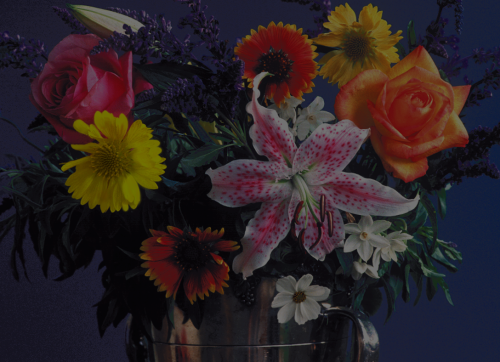
#> input picture Prácticas/Practica06/imagenes/flowers2.bmp, 500 x 362 px
$ python Main.py
#> lines starting #> are read from the running program, lines starting #| are printed output that depends on the picture; after the words box and inside, x2 and y2 are one past the last pixel; in counts of white or black regions, pixels touching at a corner belong together
### Prácticas/Practica06/src/Ejercicios.py
"""
Práctica 6: Representación del color.
Autor: Hermes Alberto Delgado Díaz
319258613

Dependencias:
    - numpy
    - matplotlib.pyplot
    - skimage.io
"""

import numpy as np
import matplotlib.pyplot as plt
from skimage import io

# =====================================
# FUNCIONES AUXILIARES
# =====================================

def cargarImagen(ruta_imagen: str) -> np.ndarray:
    """
    Carga una imagen ingresando su ruta.

    Args:
        ruta_imagen (str): Ruta de la imagen

    Returns:
        np.ndarray: Imagen localizada
    """
    print("Cargando imagen...")
    imagen = io.imread(ruta_imagen)
    print(f"Imagen cargada. Shape: {imagen.shape}, Dtype: {imagen.dtype}")
    return imagen

def normalizar(imagen: np.ndarray) -> np.ndarray:
    """
    Normaliza una imagen con valores de intensidad entre [0,1]

    Args:
        imagen (np.ndarray): Imagen a normalizar

    Returns:
        np.ndarray: Imagen normalizada con rango [0,1]
    """
    return imagen.astype(np.float64) / 255.0

def desnormalizar(imagen: np.ndarray) -> np.ndarray:
    """
    Desnormaliza una imagen con valores de intensidad de [0,1] a [0,255]

    Args:
        imagen (np.ndarray): Imagen a desnormalizar

    Returns:
        np.ndarray: Imagen con rango de intensidad entre [0,255]
    """

    return np.clip(imagen * 255, 0, 255).astype(np.uint8)

def histograma(imagen: np.ndarray) -> np.ndarray:
    """
    Calcula el histograma de una imagen en escala de grises.

    El histograma representa la distribución de frecuencias de los niveles
    de intensidad (0-255) presentes en la imagen.

    Args:
        imagen (np.ndarray): Imagen en escala de grises como array de NumPy.
                            Puede ser de cualquier tipo numérico.

    Returns:
        dict: Diccionario donde las claves son niveles de intensidad (0-255)
              y los valores son la frecuencia (cantidad de píxeles) de cada nivel.
    """
    imagen256 = imagen.astype(np.uint8)
    histograma_dict = {i: 0 for i in range(256)}
    y, x = imagen.shape
    for j in range(0, y):
        for i in range(0, x):
            histograma_dict[imagen256[j][i]] += 1
    return histograma_dict


def ecualizar_histograma(imagen: np.ndarray) -> np.ndarray:
    """
    Ecualiza el histograma de una imagen para mejorar el contraste.

    La ecualización redistribuye las intensidades para que el histograma
    sea aproximadamente uniforme, utilizando la función de distribución
    acumulativa (CDF) como función de transformación.

    Proceso:
    1. Calcular histograma normalizado (probabilidades)
    2. Calcular CDF (suma acumulativa de probabilidades)
    3. Escalar CDF al rango [0, 255]
    4. Mapear cada píxel usando CDF como tabla de lookup

    Args:
        imagen (np.ndarray): Imagen en escala de grises.

    Returns:
        np.ndarray: Imagen con histograma ecualizado (uint8).
    """
    es_normalizada = imagen.dtype in [np.float32, np.float64] and imagen.max() <= 1.0

    if es_normalizada:
        imagen_uint8 = (imagen * 255).astype(np.uint8)
    else:
        imagen_uint8 = imagen.astype(np.uint8)

    y, x = imagen_uint8.shape
    total_pixeles = y * x

    hist_dict = histograma(imagen_uint8)
    histo = np.array([hist_dict[i] for i in range(256)])

    probabilidad = histo / total_pixeles

    cdf = np.cumsum(probabilidad)

    cdf_escalado = (cdf * 255).astype(np.uint8)

    imagen_ecualizada = cdf_escalado[imagen_uint8]

    if es_normalizada:
        return imagen_ecualizada.astype(np.float64) / 255.0
    else:
        return imagen_ecualizada

# =====================================
# FUNCION RGB a HSI
# =====================================

def rgb_a_hsi(imagen: np.ndarray) -> tuple:
    """
    Convierte una imagen RGB al espacio de color HSI (Hue, Saturation, Intensity).

    Args:
        imagen (np.ndarray): Imagen RGB con valores en rango [0, 255] o [0, 1].
                            Shape esperado: (altura, ancho, 3)

    Returns:
        tuple: Tupla con tres arrays de NumPy (H, S, I):
            - H (np.ndarray): Componente de matiz en grados [0, 360°]
            - S (np.ndarray): Componente de saturación normalizada [0, 1]
            - I (np.ndarray): Componente de intensidad normalizada [0, 1]
    """
    img_norm = normalizar(imagen)

    #Extracción de canales R, G, B
    r = img_norm[:,:,0]
    g = img_norm[:,:,1]
    b = img_norm[:,:,2]

    num = 0.5 * ((r-g)+(r-b))
    dem = np.sqrt((r-g)**2 + (r-b)*(g-b))
    dem[dem == 0] = 1e-10

    theta = np.arccos(np.clip(num/dem,-1, 1))
    theta_grados = np.degrees(theta)

    H = np.where(b <= g, theta_grados, 360-theta_grados)

    #Componente S

    min_rgb = np.minimum(np.minimum(r,g),b)
    suma_rgb = r + g + b
    suma_rgb[suma_rgb == 0] = 1e-10

    S = 1 - (3/suma_rgb) * min_rgb

    #Componente I

    I = (r + g + b) / 3.0

    return H, S, I

# =====================================
# FUNCIONES HSI a RGB
# =====================================

def hsi_a_rgb(H: np.ndarray,S: np.ndarray ,I: np.ndarray) -> np.ndarray:
    """
    Convierte una imagen del espacio de color HSI a RGB.

    Args:
        H (np.ndarray): Componente de matiz en grados [0, 360°]
        S (np.ndarray): Componente de saturación [0, 1]
        I (np.ndarray): Componente de intensidad [0, 1]

    Returns:
        np.ndarray: Imagen RGB con valores en rango [0, 255] tipo uint8.
                   Shape: (altura, ancho, 3)
    """
    altura, ancho = H.shape

    #Creación de canales R, G, B
    r = np.zeros((altura, ancho))
    g = np.zeros((altura, ancho))
    b = np.zeros((altura, ancho))

    # Sector RG: 0° <= H < 120°
    sector_rg = (H >= 0) & (H < 120)
    H_rad = np.radians(H[sector_rg])
    b[sector_rg] = I[sector_rg] * (1 - S[sector_rg])
    r[sector_rg] = I[sector_rg] * (1 + (S[sector_rg] * np.cos(H_rad)) /
                                np.cos(np.radians(60) - H_rad))
    g[sector_rg] = 3 * I[sector_rg] - (r[sector_rg] + b[sector_rg])

    # Sector GB: 120° <= H < 240°
    sector_gb = (H >= 120) & (H < 240)
    H_mod = H[sector_gb] - 120
    H_rad = np.radians(H_mod)
    r[sector_gb] = I[sector_gb] * (1 - S[sector_gb])
    g[sector_gb] = I[sector_gb] * (1 + (S[sector_gb] * np.cos(H_rad)) /
                                np.cos(np.radians(60) - H_rad))
    b[sector_gb] = 3 * I[sector_gb] - (r[sector_gb] + g[sector_gb])

    # Sector BR: 240° <= H <= 360°
    sector_br = (H >= 240) & (H <= 360)
    H_mod = H[sector_br] - 240
    H_rad = np.radians(H_mod)
    g[sector_br] = I[sector_br] * (1 - S[sector_br])
    b[sector_br] = I[sector_br] * (1 + (S[sector_br] * np.cos(H_rad)) /
                                np.cos(np.radians(60) - H_rad))
    r[sector_br] = 3 * I[sector_br] - (g[sector_br] + b[sector_br])

    r = np.clip(r, 0, 1)
    g = np.clip(g, 0, 1)
    b = np.clip(b, 0, 1)

    imagen_rgb = np.stack([r, g, b], axis=2)

    return desnormalizar(imagen_rgb)
# =====================================
# FUNCIONES PSEUDOCOLOR
# =====================================

# [87 lines left out: functions colores, pseudocolor, not called in this run]

# =====================================
# FUNCIONES EJECUCIÓN
# =====================================

def ejercicio1():
    """
    Ejercicio 1: Conversión RGB-HSI y realce mediante ecualización de intensidad.

    Realiza las siguientes operaciones:
    1. Carga una imagen RGB (flowers2.bmp)
    2. Convierte la imagen de RGB a HSI
    3. Convierte de vuelta a RGB para verificar la transformación
    4. Ecualiza la componente I (intensidad) para mejorar el contraste
    5. Convierte la imagen con I ecualizada de vuelta a RGB
    6. Muestra las 4 imágenes resultantes en una cuadrícula 2x2

    La ecualización de la componente I permite mejorar el contraste de la
    imagen sin alterar la información de color (H y S), resultando en una
    imagen con colores preservados pero mejor distribución de intensidades.
    """

    imagen =cargarImagen('../imagenes/flowers2.bmp')

    print("\n Convirtiendo RGB a HSI")
    H, S, I = rgb_a_hsi(imagen)
    H_vis = H / 360.0
    imagenHSI = np.stack([H_vis, S, I ], axis=2)
    imagenHSI = desnormalizar(imagenHSI)
    print(f"  - Imagen HSI: H={H.shape}, S={S.shape}, I={I.shape}")
    imagenRGB = hsi_a_rgb(H,S,I)
    print("")
    print("Ecualizando componente I...")
    I_ecualizada = ecualizar_histograma(I)

    print("Convirtiendo HSI realzada a RGB...")
    imagen_realzada = hsi_a_rgb(H, S, I_ecualizada)

    _, axes = plt.subplots(2,2,figsize= (12,6))
    axes[0,0].imshow(imagen)
    axes[0,0].set_title('Imagen Original', fontsize=14, fontweight='bold')
    axes[0,0].axis('off')

    axes[0,1].imshow(imagenHSI)
    axes[0,1].set_title('Imagen RGB -> HSI', fontsize=14, fontweight='bold')
    axes[0,1].axis('off')

    axes[1,0].imshow(imagenRGB)
    axes[1,0].set_title('Imagen HSI -> RGB', fontsize=14, fontweight='bold')
    axes[1,0].axis('off')

    axes[1,1].imshow(imagen_realzada)
    axes[1,1].set_title('Imagen HSI con I ecualizada -> RGB', fontsize=14, fontweight='bold')
    axes[1,1].axis('off')

    plt.tight_layout()
    plt.show()

# [48 lines left out: function ejercicio2, not called in this run]

### Prácticas/Practica06/src/Main.py
"""
Main.py
Práctica 6
Hermes Alberto Delgado Díaz
319258613
"""
import os
import sys
import Ejercicios

def limpiarPantalla():
    """
    Limpia la pantalla de la terminal.

    En Windows utiliza el comando 'cls'.
    En Linux/Mac utiliza el comando 'clear'.
    """
    os.system("cls" if os.name == "nt" else "clear")

def pausar():
    """
    Pausa la ejecución hasta que el usuario presione ENTER.
    Sirve para que el usuario pueda ver los resultados antes
    de volver al menú.
    """
    input("\nPresiona ENTER para continuar...")

def menu():
    """
    Muestra el menú principal con las opciones de la práctica.
    """
    print("=" * 50)
    print("        PRÁCTICA 5 — MENÚ DE EJERCICIOS")
    print("=" * 50)
    print("1. Ejercicio 1")
    print("2. Ejercicio 2")
    print("0. Salir")
    print("-" * 50)

def ejecutarOpcion(opcion):
    """
    Ejecuta el ejercicio seleccionado por el usuario.

    Parámetros
    ----------
    opcion : str
        Cadena que representa la opción elegida en el menú.

    Acciones
    --------
    - "1": Llama a Ejercicios.ejercicio1()
    - "2": Llama a Ejercicios.ejercicio2()
    - "0": Finaliza el programa
    """
    if opcion == "1":
        Ejercicios.ejercicio1()
    elif opcion == "2":
        Ejercicios.ejercicio2()
    elif opcion == "0":
        print("\nSaliendo... ¡Gracias!")
        sys.exit(0)
    else:
        print("Opción no válida.")
if __name__ == "__main__":
    # Ciclo principal del programa: se repite hasta que el usuario elija salir.
    while True:
        limpiarPantalla()
        menu()
        opcion = input("Elige una opción: ").strip()
#> the answer given: 1
        limpiarPantalla()
        try:
            ejecutarOpcion(opcion)
#> in cargarImagen, imagen is the input picture: shape (362, 500, 3); mean R, G, B 44.6, 34.4, 37.4
#| Imagen cargada. Shape: (362, 500, 3), Dtype: uint8
#> in rgb_a_hsi, `dem[dem == 0] = 1e-10`: dem: shape (362, 500) float64; min 1e-10, max 0.447, mean 0.0966
#> in rgb_a_hsi, `S = 1 - (3/suma_rgb) * min_rgb`:
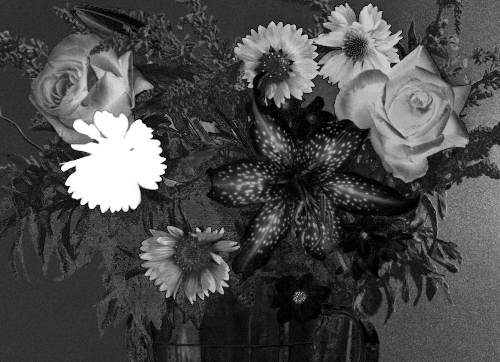
#> S: shape (362, 500) float64; min -2.22e-16, max 1, mean 0.292; drawn with min black and max white
#> in ejercicio1, `imagenHSI = np.stack([H_vis, S, I ], axis=2)`:
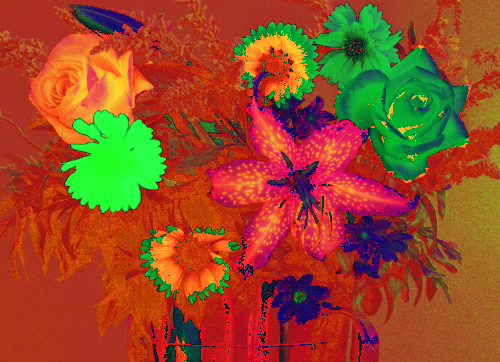
#> imagenHSI: shape (362, 500, 3) float64; mean of channels 0, 1, 2 0.594, 0.292, 0.152; drawn with min black and max white
#|   - Imagen HSI: H=(362, 500), S=(362, 500), I=(362, 500)
#> in hsi_a_rgb, `sector_rg = (H >= 0) & (H < 120)`:
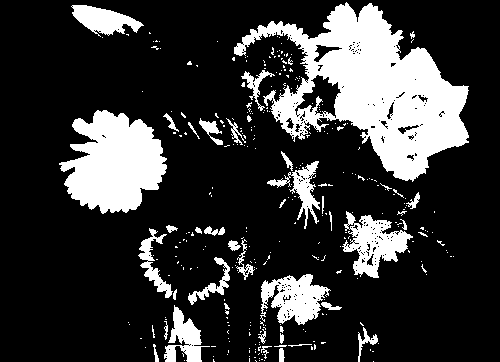
#> sector_rg: shape (362, 500) bool; 20.9% white; 312 white regions (270 under 20 px), largest, box (x1, y1, x2, y2) and area: (234, 2, 469, 182) 18249, (59, 110, 167, 214) 7456, (342, 211, 413, 278) 2236
#> in hsi_a_rgb, `sector_gb = (H >= 120) & (H < 240)`: sector_gb: shape (362, 500) bool; 22.1% white; 986 white regions (884 under 20 px), largest, box (x1, y1, x2, y2) and area: (341, 173, 500, 362) 20256, (441, 0, 500, 60) 2530, (330, 0, 440, 56) 2252
#> in hsi_a_rgb, `sector_br = (H >= 240) & (H <= 360)`:
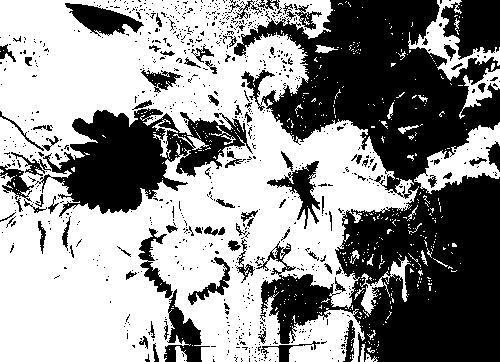
#> sector_br: shape (362, 500) bool; 57% white; 854 black regions (766 under 20 px), largest, box (x1, y1, x2, y2) and area: (234, 0, 500, 362) 51054, (35, 108, 253, 217) 11034, (441, 0, 500, 60) 2530
#> in ecualizar_histograma, `es_normalizada = imagen.dtype in [np.float32, np.float64] and imagen.m..`: es_normalizada = True
#> in ecualizar_histograma, `hist_dict = histograma(imagen_uint8)`: hist_dict = 256 items
#> in ecualizar_histograma, `histo = np.array([hist_dict[i] for i in range(256)])`: histo = 256 values, max 13138 at index 37, min 0 at index 0, mean 707
#> in ecualizar_histograma, `probabilidad = histo / total_pixeles`: probabilidad = 256 values, max 0.0726 at index 37, min 0 at index 0, mean 0.00391
#> in ecualizar_histograma, `cdf = np.cumsum(probabilidad)`: cdf = 256 values from 0 to 1
#> in ecualizar_histograma, `cdf_escalado = (cdf * 255).astype(np.uint8)`: cdf_escalado = 256 values from 0 to 254
#> in hsi_a_rgb (call 2), `g = np.clip(g, 0, 1)`:
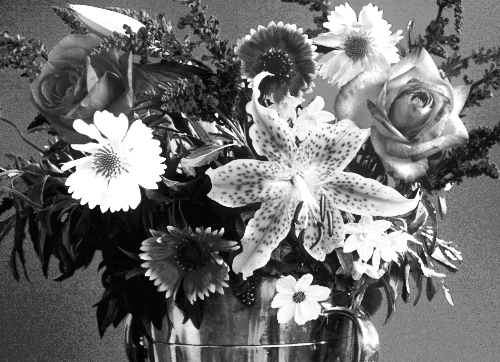
#> g: shape (362, 500) float64; min 0, max 1, mean 0.439
#> in hsi_a_rgb (call 2), `b = np.clip(b, 0, 1)`:
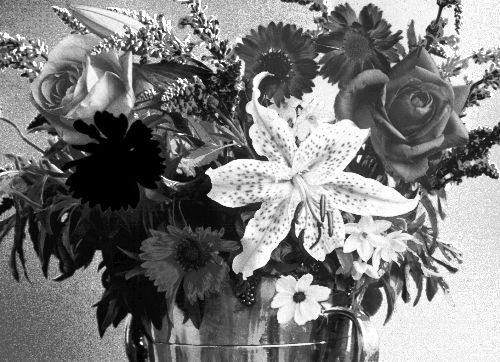
#> b: shape (362, 500) float64; min 0, max 1, mean 0.49
#> in hsi_a_rgb (call 2), `imagen_rgb = np.stack([r, g, b], axis=2)`:
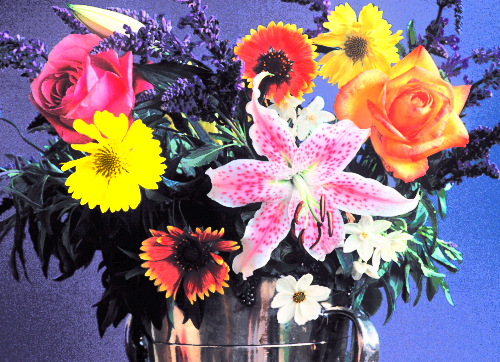
#> imagen_rgb: shape (362, 500, 3) float64; mean of channels 0, 1, 2 0.52, 0.439, 0.49; drawn as R, G, B
        except Exception as e:
            print(f"Ocurrió un error al ejecutar la opción {opcion}: {e}")
        finally:
#> (the run stopped early here; a loop or call above may not have finished)
